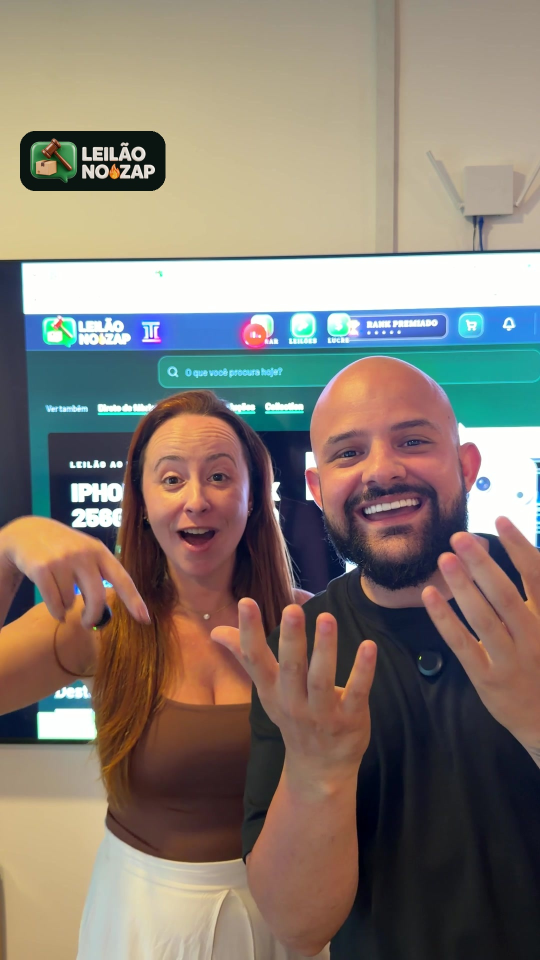
#> input picture marketing/videos/2026-11-07-emanuel-natalia-iphone/CAPA-opcao-A-so-a-foto.jpg, 1080 x 1920 px, given in place of o.jpg, which was not available (shown at 1/2 size)
$ python capa3.py .. ../CAPA-opcao-B-foto-com-HOJE-20H.jpg
#> lines starting #> are read from the running program, lines starting #| are printed output that depends on the picture
# Capa final: quadro 32,5 s escolhido pela Natália, sem texto, cor mais quente.
# O grid do perfil (corte 3:4 do meio) mostra exatamente o enquadramento do print dela.
import sys, numpy as np
from PIL import Image, ImageEnhance, ImageFilter
D, O = sys.argv[1], sys.argv[2]
src = Image.open(f'{D}/capa/o.jpg').convert('RGB')          # 2160x3840, original 4K
#> src is the input picture: PIL image 1080x1920 RGB; mean R, G, B 134.7, 124.4, 114.4
def quente(im):
    a = np.asarray(im).astype(float)/255
    a[...,0] = a[...,0]*1.09+0.02; a[...,1] = a[...,1]*1.03+0.008; a[...,2] = a[...,2]*0.87
    a = np.clip(a,0,1)**0.95
    w = Image.fromarray((a*255).astype('uint8'))
    return ImageEnhance.Contrast(ImageEnhance.Color(w).enhance(1.12)).enhance(1.04)
W, H = 2160, 3840
x0, y0, cw = 18, 1230, 2116                                  # enquadramento do print (largura toda das pessoas)
k = W/cw                                                     # escala p/ largura 2160
ch = cw*1440/1170                                            # altura do print no quadro
gy0 = 480 + (2880 - ch*k)/2                                  # topo do print dentro da área 3:4 (y 480..3360)
top = y0 - gy0/k                                             # de onde começa no quadro original
big = src.resize((round(src.width*k), round(src.height*k)), Image.LANCZOS)
out = Image.new('RGB', (W, H))
#> out: PIL image 2160x3840 RGB; every value is 0
py = round(top*k); part = big.crop((round(x0*k), py, round(x0*k)+W, min(big.height, py+H)))
#> after `part = big.crop((round(x0 * k), py, round(x0 * k) + W, min(big.height,`:
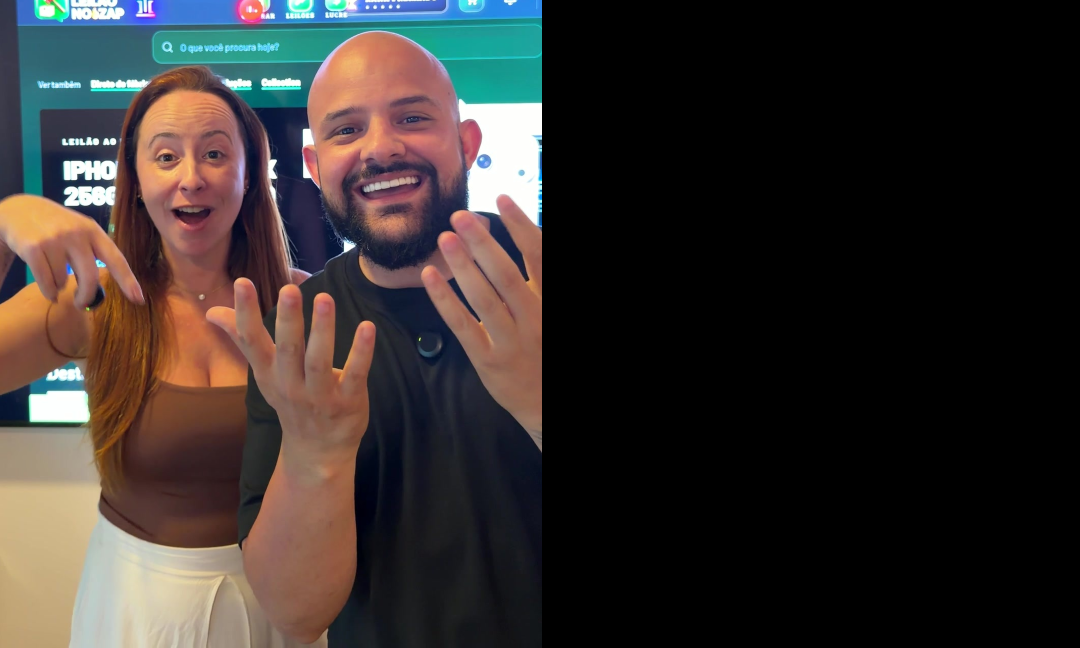
#> part: PIL image 2160x1295 RGB (shown at 1/2 size); mean R, G, B 55, 48.7, 46.3
out.paste(part, (0, 0))
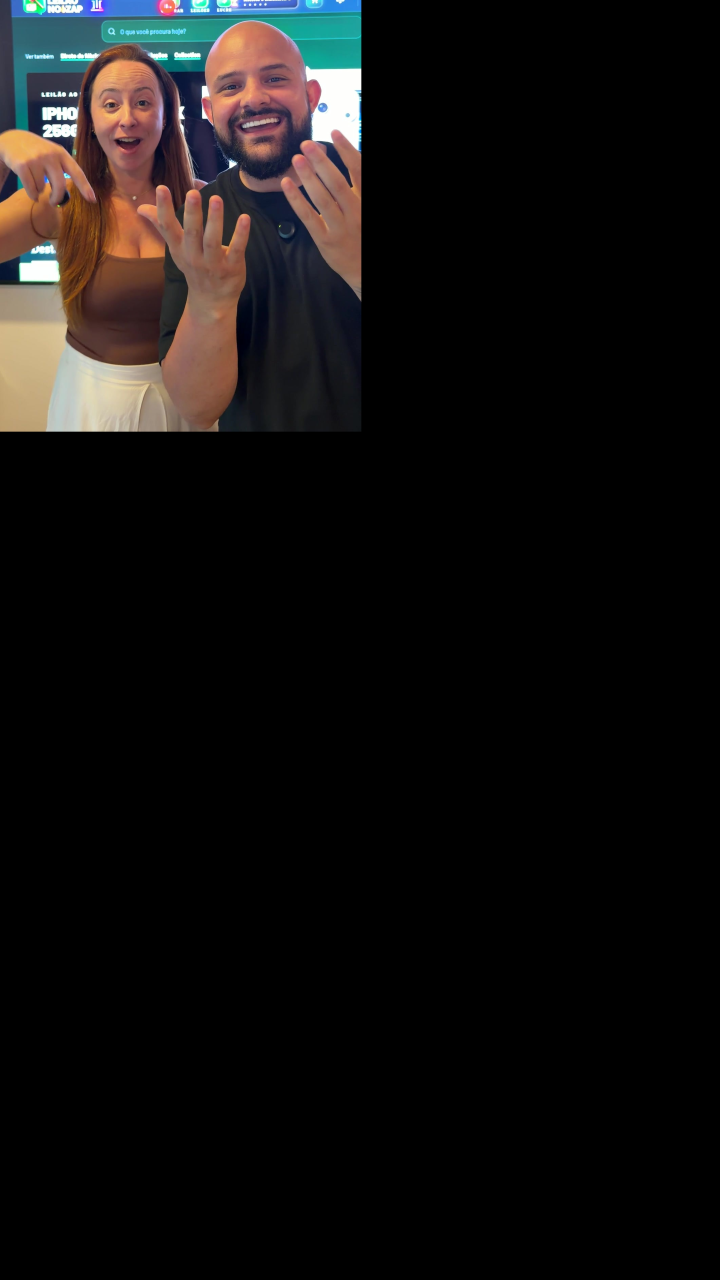
#> out: PIL image 2160x3840 RGB (shown at 1/3 size); mean R, G, B 18.5, 16.4, 15.6
falta = H - part.height
#> falta = 2545
if falta > 0:                                                # embaixo o quadro acaba: estende com desfoque escuro
    tira = part.crop((0, part.height-falta, W, part.height)).transpose(Image.FLIP_TOP_BOTTOM).filter(ImageFilter.GaussianBlur(40))
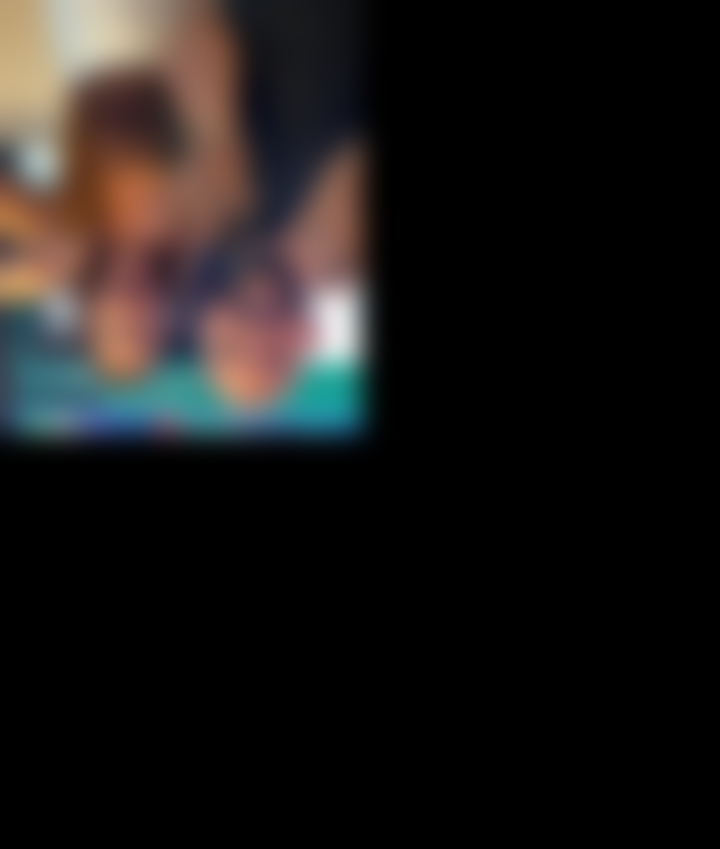
#> tira: PIL image 2160x2545 RGB (shown at 1/3 size); mean R, G, B 28, 24.8, 23.5
    tira = Image.blend(tira, Image.new('RGB', tira.size, (20,14,10)), 0.35)
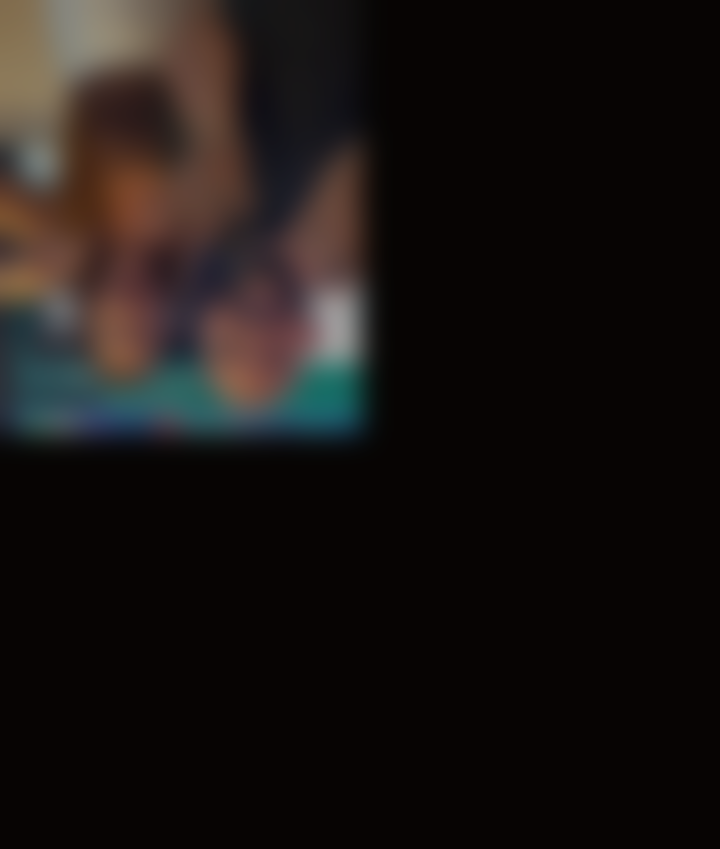
#> tira: PIL image 2160x2545 RGB (shown at 1/3 size); mean R, G, B 25, 20.2, 18.3
    out.paste(tira, (0, part.height))
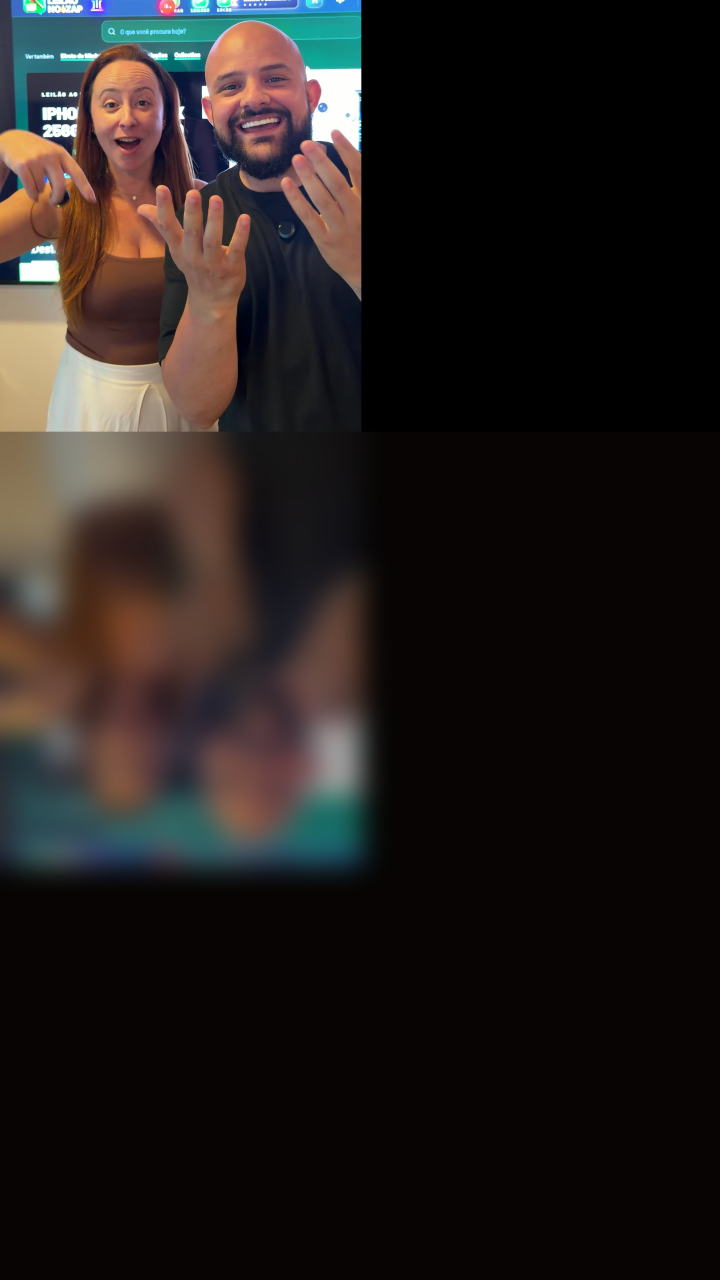
#> out: PIL image 2160x3840 RGB (shown at 1/3 size); mean R, G, B 35.1, 29.8, 27.7
print('falta embaixo', falta, 'px de', H)
#| falta embaixo 2545 px de 3840
out = quente(out)
out.save(f'{O}/CAPA-FINAL-reel-emanuel-natalia.jpg', quality=95)
out.crop((0,480,W,3360)).resize((585,780)).save(f'{D}/capa/grid_final.jpg')
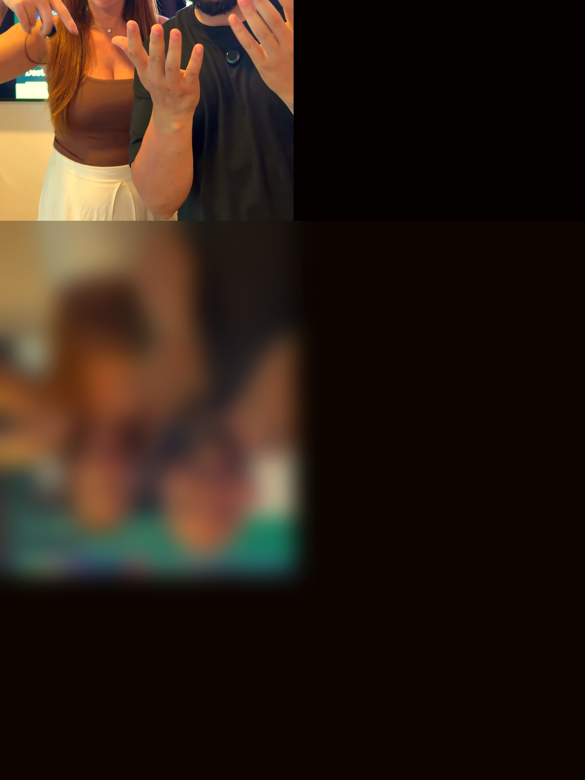
#> saved as grid_final.jpg: PIL image 585x780 RGB; mean R, G, B 47.4, 32.1, 21.6
out.resize((540,960)).save(f'{D}/capa/final_9x16.jpg')
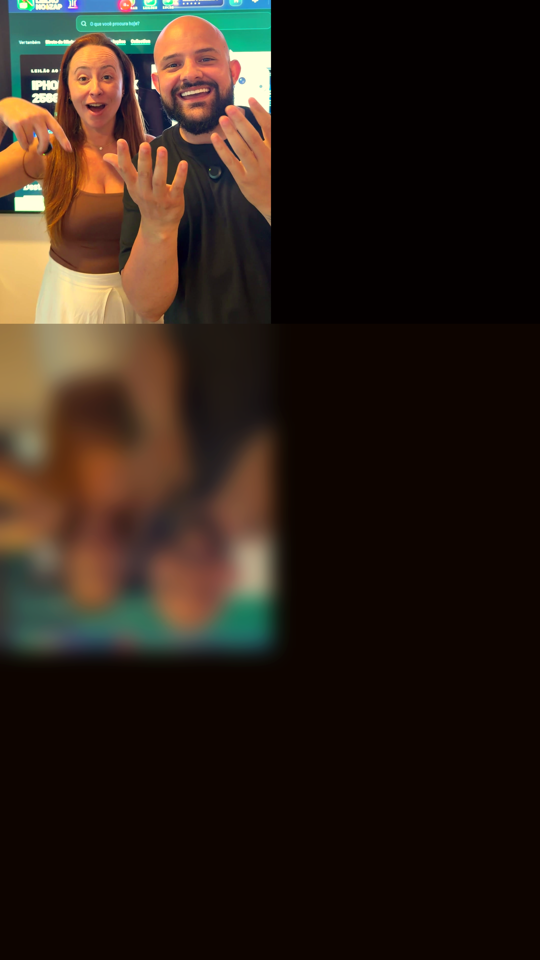
#> saved as final_9x16.jpg: PIL image 540x960 RGB; mean R, G, B 45.5, 32.7, 23.2
